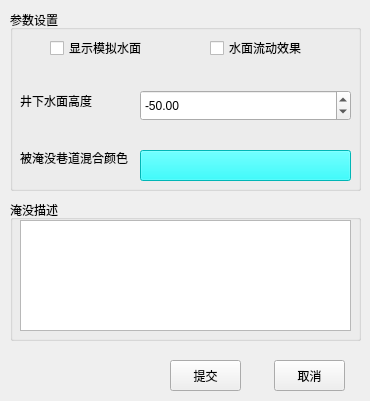
<?xml version="1.0" encoding="UTF-8"?>
<ui version="4.0">
 <class>FloodAnalysis_UI</class>
 <widget class="QWidget" name="FloodAnalysis_UI">
  <property name="geometry">
   <rect>
    <x>0</x>
    <y>0</y>
    <width>370</width>
    <height>401</height>
   </rect>
  </property>
  <property name="windowTitle">
   <string>巷道淹没分析设置</string>
  </property>
  <property name="windowIcon">
   <iconset>
    <normaloff>:/img/resource/img/logo.png</normaloff>:/img/resource/img/logo.png</iconset>
  </property>
  <widget class="QGroupBox" name="groupBox">
   <property name="geometry">
    <rect>
     <x>10</x>
     <y>10</y>
     <width>351</width>
     <height>181</height>
    </rect>
   </property>
   <property name="title">
    <string>参数设置</string>
   </property>
   <widget class="QCheckBox" name="useWaterFlow">
    <property name="geometry">
     <rect>
      <x>200</x>
      <y>30</y>
      <width>111</width>
      <height>16</height>
     </rect>
    </property>
    <property name="text">
     <string>水面流动效果</string>
    </property>
   </widget>
   <widget class="QDoubleSpinBox" name="waterHeight">
    <property name="geometry">
     <rect>
      <x>130</x>
      <y>80</y>
      <width>211</width>
      <height>31</height>
     </rect>
    </property>
    <property name="minimum">
     <double>-500.000000000000000</double>
    </property>
    <property name="maximum">
     <double>500.000000000000000</double>
    </property>
    <property name="value">
     <double>-50.000000000000000</double>
    </property>
   </widget>
   <widget class="QLabel" name="label_2">
    <property name="geometry">
     <rect>
      <x>10</x>
      <y>140</y>
      <width>121</width>
      <height>16</height>
     </rect>
    </property>
    <property name="text">
     <string>被淹没巷道混合颜色</string>
    </property>
   </widget>
   <widget class="QLabel" name="label">
    <property name="geometry">
     <rect>
      <x>10</x>
      <y>80</y>
      <width>81</width>
      <height>21</height>
     </rect>
    </property>
    <property name="text">
     <string>井下水面高度</string>
    </property>
   </widget>
   <widget class="QPushButton" name="selectWaterColour">
    <property name="geometry">
     <rect>
      <x>130</x>
      <y>140</y>
      <width>211</width>
      <height>31</height>
     </rect>
    </property>
    <property name="palette">
     <palette>
      <active>
       <colorrole role="Button">
        <brush brushstyle="SolidPattern">
         <color alpha="255">
          <red>0</red>
          <green>255</green>
          <blue>255</blue>
         </color>
        </brush>
       </colorrole>
       <colorrole role="Base">
        <brush brushstyle="SolidPattern">
         <color alpha="255">
          <red>0</red>
          <green>255</green>
          <blue>255</blue>
         </color>
        </brush>
       </colorrole>
       <colorrole role="Window">
        <brush brushstyle="SolidPattern">
         <color alpha="255">
          <red>0</red>
          <green>255</green>
          <blue>255</blue>
         </color>
        </brush>
       </colorrole>
      </active>
      <inactive>
       <colorrole role="Button">
        <brush brushstyle="SolidPattern">
         <color alpha="255">
          <red>0</red>
          <green>255</green>
          <blue>255</blue>
         </color>
        </brush>
       </colorrole>
       <colorrole role="Base">
        <brush brushstyle="SolidPattern">
         <color alpha="255">
          <red>0</red>
          <green>255</green>
          <blue>255</blue>
         </color>
        </brush>
       </colorrole>
       <colorrole role="Window">
        <brush brushstyle="SolidPattern">
         <color alpha="255">
          <red>0</red>
          <green>255</green>
          <blue>255</blue>
         </color>
        </brush>
       </colorrole>
      </inactive>
      <disabled>
       <colorrole role="Button">
        <brush brushstyle="SolidPattern">
         <color alpha="255">
          <red>0</red>
          <green>255</green>
          <blue>255</blue>
         </color>
        </brush>
       </colorrole>
       <colorrole role="Base">
        <brush brushstyle="SolidPattern">
         <color alpha="255">
          <red>0</red>
          <green>255</green>
          <blue>255</blue>
         </color>
        </brush>
       </colorrole>
       <colorrole role="Window">
        <brush brushstyle="SolidPattern">
         <color alpha="255">
          <red>0</red>
          <green>255</green>
          <blue>255</blue>
         </color>
        </brush>
       </colorrole>
      </disabled>
     </palette>
    </property>
    <property name="styleSheet">
     <string notr="true">background-color: rgb(0, 255, 255);</string>
    </property>
    <property name="text">
     <string/>
    </property>
   </widget>
   <widget class="QCheckBox" name="showWaterSurface">
    <property name="geometry">
     <rect>
      <x>40</x>
      <y>30</y>
      <width>101</width>
      <height>16</height>
     </rect>
    </property>
    <property name="text">
     <string>显示模拟水面</string>
    </property>
   </widget>
  </widget>
  <widget class="QGroupBox" name="groupBox_2">
   <property name="geometry">
    <rect>
     <x>10</x>
     <y>200</y>
     <width>351</width>
     <height>141</height>
    </rect>
   </property>
   <property name="title">
    <string>淹没描述</string>
   </property>
   <widget class="QTextEdit" name="floodDescription">
    <property name="geometry">
     <rect>
      <x>10</x>
      <y>20</y>
      <width>331</width>
      <height>111</height>
     </rect>
    </property>
   </widget>
  </widget>
  <widget class="QPushButton" name="handIn">
   <property name="geometry">
    <rect>
     <x>170</x>
     <y>360</y>
     <width>71</width>
     <height>31</height>
    </rect>
   </property>
   <property name="text">
    <string>提交</string>
   </property>
  </widget>
  <widget class="QPushButton" name="cancel">
   <property name="geometry">
    <rect>
     <x>274</x>
     <y>360</y>
     <width>71</width>
     <height>31</height>
    </rect>
   </property>
   <property name="text">
    <string>取消</string>
   </property>
  </widget>
 </widget>
 <resources/>
 <connections>
  <connection>
   <sender>selectWaterColour</sender>
   <signal>clicked()</signal>
   <receiver>FloodAnalysis_UI</receiver>
   <slot>slotSelectWaterColor()</slot>
   <hints>
    <hint type="sourcelabel">
     <x>245</x>
     <y>115</y>
    </hint>
    <hint type="destinationlabel">
     <x>184</x>
     <y>200</y>
    </hint>
   </hints>
  </connection>
  <connection>
   <sender>waterHeight</sender>
   <signal>valueChanged(double)</signal>
   <receiver>FloodAnalysis_UI</receiver>
   <slot>slotSetWaterHeight(double)</slot>
   <hints>
    <hint type="sourcelabel">
     <x>245</x>
     <y>105</y>
    </hint>
    <hint type="destinationlabel">
     <x>184</x>
     <y>200</y>
    </hint>
   </hints>
  </connection>
  <connection>
   <sender>cancel</sender>
   <signal>clicked()</signal>
   <receiver>FloodAnalysis_UI</receiver>
   <slot>close()</slot>
   <hints>
    <hint type="sourcelabel">
     <x>309</x>
     <y>375</y>
    </hint>
    <hint type="destinationlabel">
     <x>184</x>
     <y>200</y>
    </hint>
   </hints>
  </connection>
  <connection>
   <sender>handIn</sender>
   <signal>clicked()</signal>
   <receiver>FloodAnalysis_UI</receiver>
   <slot>slotHandIn()</slot>
   <hints>
    <hint type="sourcelabel">
     <x>205</x>
     <y>375</y>
    </hint>
    <hint type="destinationlabel">
     <x>184</x>
     <y>200</y>
    </hint>
   </hints>
  </connection>
  <connection>
   <sender>showWaterSurface</sender>
   <signal>clicked(bool)</signal>
   <receiver>FloodAnalysis_UI</receiver>
   <slot>slotShowWaterSurface(bool)</slot>
   <hints>
    <hint type="sourcelabel">
     <x>100</x>
     <y>47</y>
    </hint>
    <hint type="destinationlabel">
     <x>184</x>
     <y>200</y>
    </hint>
   </hints>
  </connection>
  <connection>
   <sender>useWaterFlow</sender>
   <signal>clicked(bool)</signal>
   <receiver>FloodAnalysis_UI</receiver>
   <slot>slotWaterSurfaceEffect(bool)</slot>
   <hints>
    <hint type="sourcelabel">
     <x>265</x>
     <y>47</y>
    </hint>
    <hint type="destinationlabel">
     <x>184</x>
     <y>200</y>
    </hint>
   </hints>
  </connection>
 </connections>
 <slots>
  <slot>slotSelectWaterColor()</slot>
  <slot>slotSetWaterHeight(double)</slot>
  <slot>slotHandIn()</slot>
  <slot>slotShowWaterSurface(bool)</slot>
  <slot>slotWaterSurfaceEffect(bool)</slot>
 </slots>
</ui>
